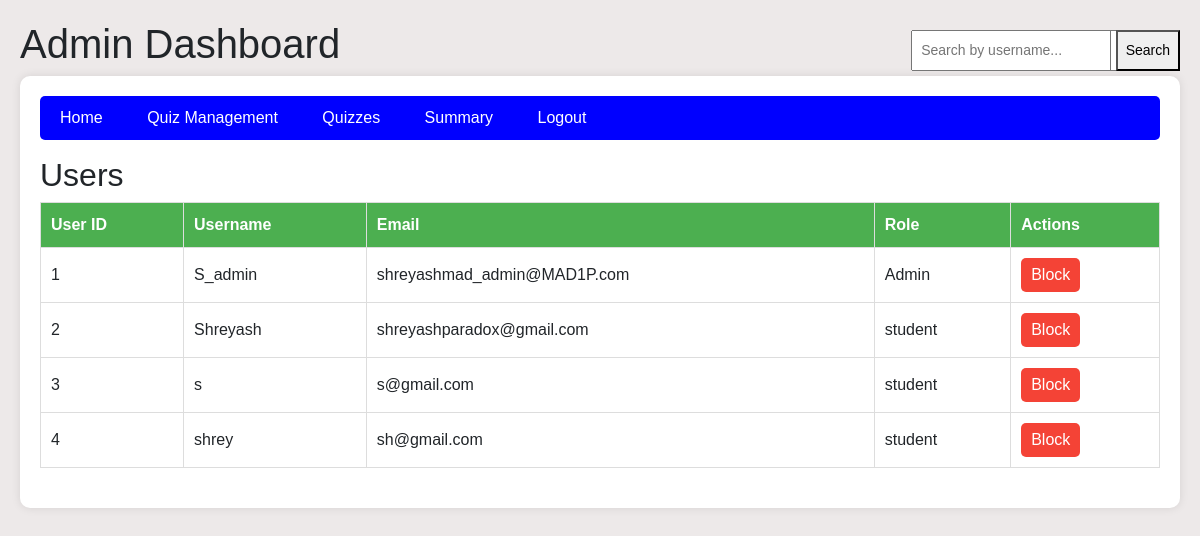
The app's page /admin/dashboard (signed in), older data.
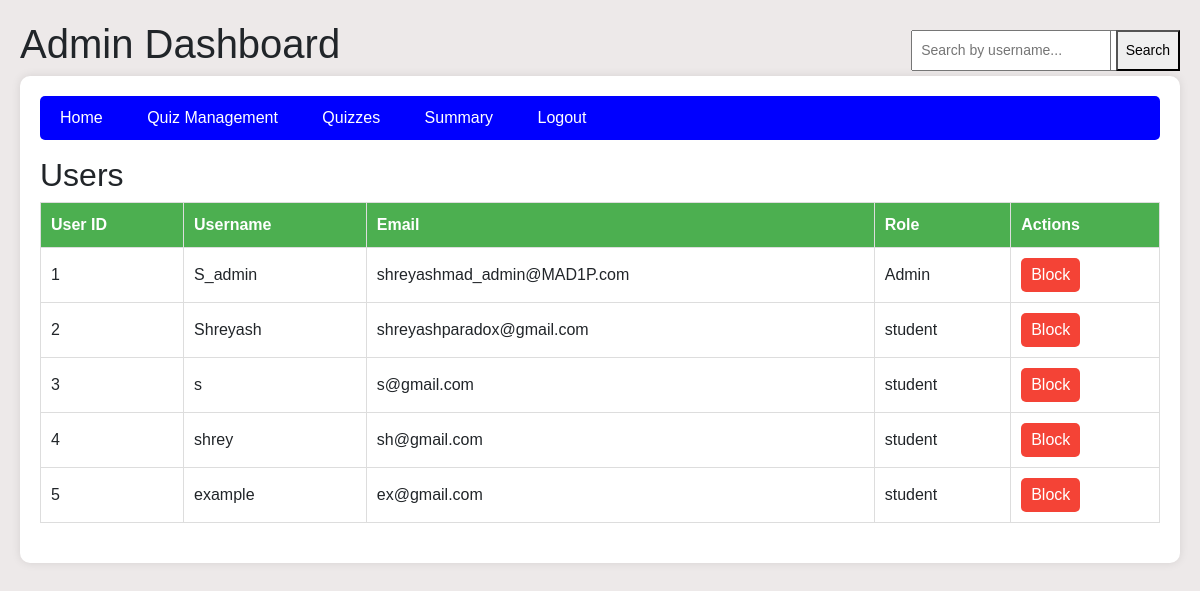
The same page, newer data.
### model/model.py (models this page shows)
class User(db.Model):
    __tablename__ = "users"
    id = db.Column(db.Integer, primary_key=True)
    username = db.Column(db.String(50), nullable=False, unique = True)
    email = db.Column(db.String(50), nullable=False, unique = True)
    password = db.Column(db.String(50), nullable=False)
    roles = db.Column(db.String(10), nullable=False, default="Student")  # 'admin' or 'student'
    scores = db.relationship("Score", back_populates="user")

### controllers/controllers.py (the view)
@controllers.route('/admin/dashboard')
def admin_dashboard():
    if 'user_id' not in session or session.get('role') != 'Admin':
        flash('Unauthorized access.')
        return redirect(url_for('controllers.admin_login'))
    search_query = request.args.get('search', '').strip()  # Get search query from URL
    if search_query:
        users = User.query.filter(User.username.ilike(f"%{search_query}%")).all()  # Case-insensitive search
    else:
        users = User.query.all()  # Fetch all users if no search query
    print(users)
    subjects = Subject.query.all()  # Fetch all subjects for the dashboard
    chapters = Chapter.query.all()  # Fetch all chapters
    quizzes = Quiz.query.all()  # Fetch all quizzes
    questions = Question.query.all()  # Fetch all questions
    return render_template('admin_dashboard.html', users=users, subjects=subjects, chapters=chapters, quizzes=quizzes, questions=questions,search_query = search_query)

### templates/admin_dashboard.html (shortened to what this page needs)
<!DOCTYPE html>
<html lang="en">
<head>
    <link href="https://stackpath.bootstrapcdn.com/bootstrap/4.5.2/css/bootstrap.min.css" rel="stylesheet">
</head>
<body>
    <h1>Admin Dashboard</h1>
    <div class="dashboard-container">
        <div class="nav-bar">
            <div>
                <a href="{{ url_for('controllers.admin_dashboard') }}">Home</a>
                <a href="{{ url_for('controllers.admin_quiz_management') }}">Quiz Management</a>
                <a href="{{ url_for('controllers.admin_quizzes') }}">Quizzes</a>
                <a href="{{ url_for('controllers.admin_summary') }}">Summary</a>
                <a href="{{ url_for('controllers.logout') }}">Logout</a>
            </div>
            <div class="search-container">
            </div>
        </div>
    <div class="search-container">
        <form method="GET" action="{{ url_for('controllers.admin_dashboard') }}">
            <input type="text" name="search" value="{{ search_query }}" placeholder="Search by username...">
            <button type="submit">Search</button>
        </form>
    </div>
    <h2>Users</h2>
    <table>
        <thead>
            <tr>
                <th>User ID</th>
                <th>Username</th>
                <th>Email</th>
                <th>Role</th>
                <th>Actions</th>
            </tr>
        </thead>
        <tbody>
            {% for user in users %}
            <tr>
                <td>{{ user.id }}</td>
                <td>{{ user.username }}</td>
                <td>{{ user.email }}</td>
                <td>{{ user.roles }}</td>
                <td>
                    {% if user.roles == 'blocked' %}
                    <form method="POST" action="{{ url_for('controllers.unblock_user', user_id=user.id) }}" style="display: inline;">
                        <button type="submit" class="action-btn unblock-btn">Unblock</button>
                    </form>
                    {% else %}
                    <form method="POST" action="{{ url_for('controllers.block_user', user_id=user.id) }}" style="display: inline;">
                        <button type="submit" class="action-btn block-btn">Block</button>
                    </form>
                    {% endif %}
                </td>
            </tr>
            {% endfor %}
        </tbody>
    </table>
</div>
</body>
</html>

### templates/admin_dashboard.html (style rules this page uses)
body { font-family: Arial, sans-serif; margin: 0; padding: 20px; background-color: rgb(237, 233, 233); }
.search-container { position: absolute; right: 20px; top: 20px; }
.search-container input[type="text"] { padding: 8px; font-size: 14px; }
.search-container button { padding: 8px; font-size: 14px; }
table { width: 100%; border-collapse: collapse; margin-bottom: 20px; }
table, th, td { border: 1px solid #ddd; }
th, td { padding: 10px; text-align: left; }
th { background-color: #4CAF50; color: white; }
.action-btn { padding: 5px 10px; border: none; border-radius: 5px; cursor: pointer; }
.block-btn { background-color: #f44336; color: white; }
.dashboard-container { max-width: 1200px; margin: auto; background: white; padding: 20px; border-radius: 10px; box-shadow: 0px 0px 10px rgba(0, 0, 0, 0.1); }
.nav-bar { display: flex; justify-content: space-between; background: blue; padding: 10px; color: white; border-radius: 5px; }
.nav-bar a { color: white; margin: 0 10px; text-decoration: none; }
.search-container { display: flex; justify-content: flex-end; margin: 10px 0; }
.search-container input { padding: 5px; width: 200px; }

Row changes from the older to the newer data that the page shows:
added User: id "5", username "example", email "ex@gmail.com", roles "student"
